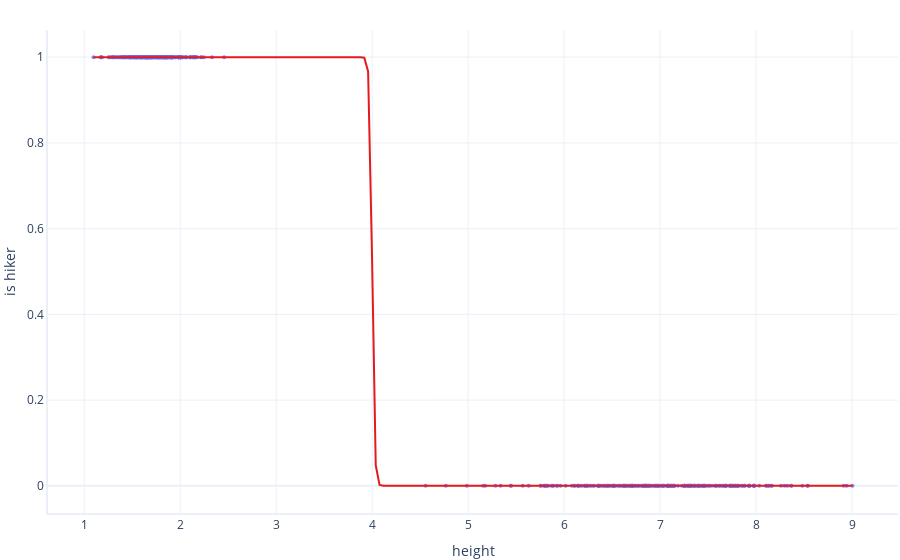

Write notebook code for a chart like this one.
### Markdown cell above
We have three visual features - `height`, `motion`, and `texture`. Our goal here is not to optimize a model, but to explore ROC curves, so we'll work with just one at a time.

Before diving into it, take a look at the distributions above. We can see that we should be able to use height to separate hikers from trees quite easily. Motion will be slightly more difficult, presumably because trees blow in the wind, and some hikers are found sitting down. Texture seems much the same for hikers and trees.

## A perfect model
What would a perfect ROC look like? If we had a perfectly designed model, it would calculate "0% chance of hiker" when it saw any tree and "100% of hiker" when it saw any hiker. This means that, so long as the decision threshold was > 0% and < 100%, it would have perfect performance. Between these thresholds, the true positive rate would always be 1, and the false positive rate would always be 0. 

Don't worry about the thresholds of exactly 0 and 1 (100%). At 0 we are forcing a model to return a False value and at 1 we are forcing it to return True.

It's almost impossible to train a model that is so perfect, but for the sake of learning, let's pretend we have done so, predicting the `is_hiker` label based on `height`.

### Code cell
import statsmodels.api

# Create a fake model that is perfect at predicting labels
class PerfectModel:
    def predict(self, x):
        # The perfect model believes that hikers are all
        # under 4m tall
        return 1/(1 + numpy.exp(80*(x-4)))

model =PerfectModel()

# Plot the model
import graphings
graphings.scatter_2D(test, trendline =model.predict)
